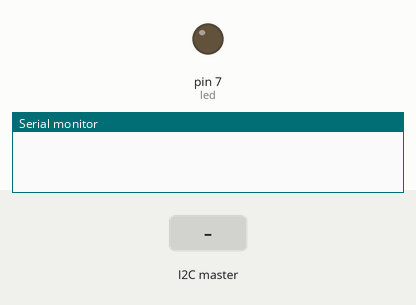
Simulated run of this sketch. Board: Arduino Uno, built with avr-gcc and run on an emulated ATmega328P. Shown: output pins drawn as LEDs (lit = HIGH), the last lines printed to the serial monitor. The inputs (shaded band) are chosen by the test bench.

Above: at 1.2 s.
1.3 s: the I2C master sends the byte 90
At 1.8 s:
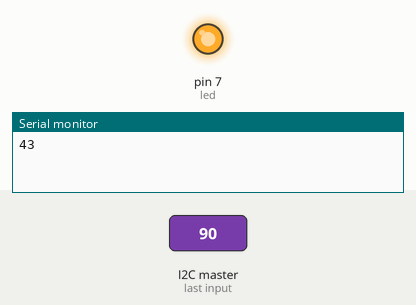
2.8 s: the I2C master sends the byte 1
At 4.0 s:
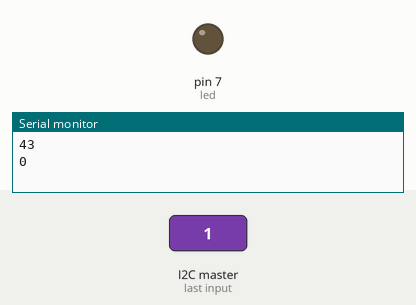
4.3 s: the I2C master sends the byte 200
At 5.3 s:
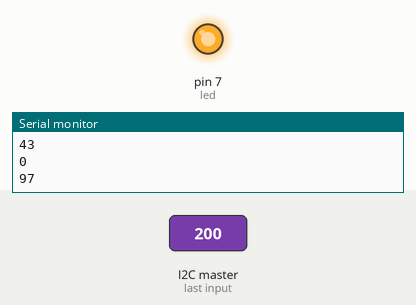
Timing chart, 0 to 7.3 s (numbered marks = the images above; inputs shaded):
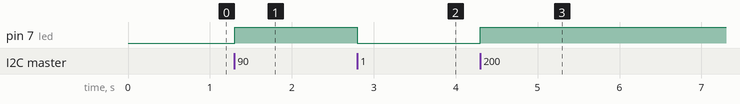

The sketch:

master.ino
```cpp
//Variables y Librerias
#include <Wire.h>
int sensor = A0;
int led = 7;
int x = 0;
long temp = 0;
void setup()
{
  Serial.begin(9600);
  //Inicia Wire y se usa metodo onReceive para que ejecute
  //el bloque de codigo cada vez que recibe datos
  Wire.begin(1);
  Wire.onReceive(receiveEvent);
  pinMode(7, OUTPUT);
}

void loop()
{
  //Inicia Transmision de datos
  Wire.beginTransmission(1);
  //Validacion de temperatura para el encendido del LED
  if(temp>30){
    digitalWrite(led, HIGH);
  }else{
    digitalWrite(led, LOW);
  }
}

//Este metodo se ejecuta cada vez que se reciben datos
//Se utiliza para calcular la temperatura apartir de lo que manda el sensor
void receiveEvent(int howMany){
  x = Wire.read();
  temp = ((long)x*5000)/1023;
  temp = temp/10;
  Serial.println(temp);
}
```

Measured:
- after the input at 1.3 s, pin 7 (led): LOW → HIGH at once
- after the input at 2.8 s, pin 7 (led): HIGH → LOW at once
- after the input at 4.3 s, pin 7 (led): LOW → HIGH at once
